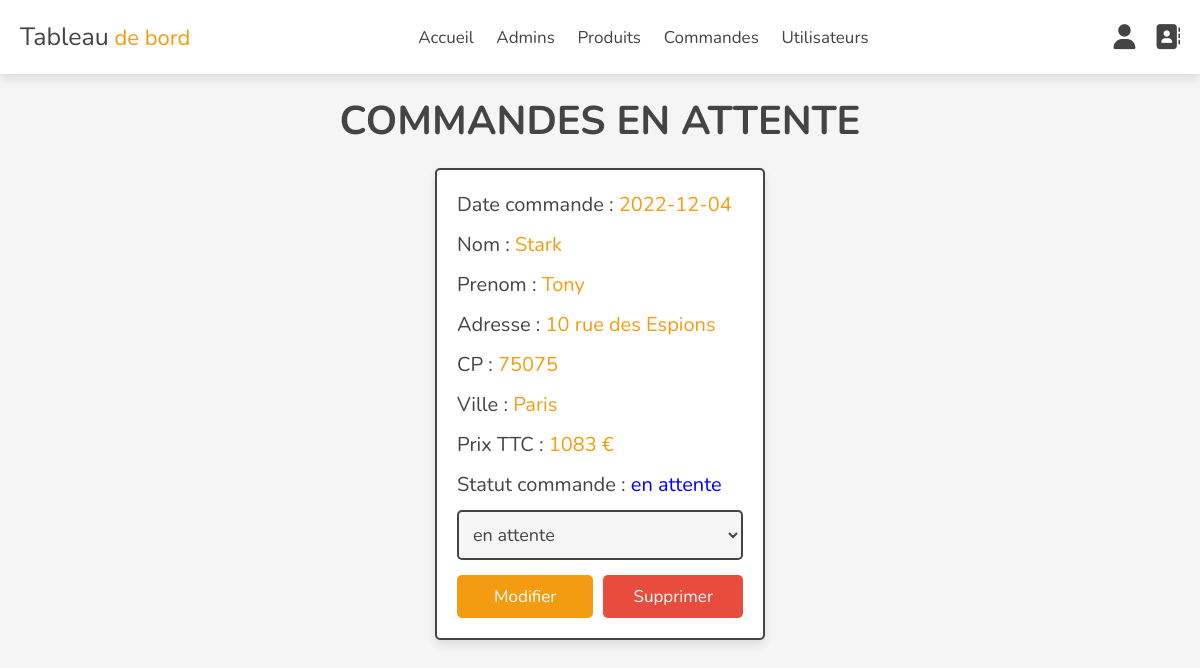
The page /admin/orders_attente.php (signed in) on the database its author committed.
### tables this page shows
CREATE TABLE `orders` (
  `id` int(100) NOT NULL,
  `user_id` int(100) NOT NULL,
  `nom` varchar(20) NOT NULL,
  `prenom` varchar(50) NOT NULL,
  `telephone` varchar(10) NOT NULL,
  `adresse` varchar(50) NOT NULL,
  `cp` varchar(50) NOT NULL,
  `ville` varchar(50) NOT NULL,
  `total_produits` varchar(1000) NOT NULL,
  `prixTTC` int(100) NOT NULL,
  `date_commande` date NOT NULL DEFAULT current_timestamp(),
  `statut_commande` varchar(20) NOT NULL DEFAULT 'en attente'
);

### admin/orders_attente.php (the view, shortened to what this page needs)
<?php
include '../components/connect.php';
?>
<!DOCTYPE html>
<html lang="en">
<head>
   <link rel="stylesheet" href="https://cdnjs.cloudflare.com/ajax/libs/font-awesome/6.1.1/css/all.min.css">
   <link rel="stylesheet" href="assets/css/admin_style.css">
</head>
<body>
   <?php include '../components/admin_header.php'; ?>
   <section class="orders">
      <h1 class="heading">Commandes en attente</h1>
      <div class="box-container">
         <?php
         $select_orders = $conn->prepare("SELECT * FROM `orders` WHERE statut_commande = ?");
         $select_orders->execute((['en attente']));
         if ($select_orders->rowCount() > 0) {
            while ($fetch_orders = $select_orders->fetch(PDO::FETCH_ASSOC)) {
         ?>
               <div class="box">
                  <p> Date commande : <span><?= $fetch_orders['date_commande']; ?></span> </p>
                  <p> Nom : <span><?= $fetch_orders['nom']; ?></span> </p>
                  <p> Prenom : <span><?= $fetch_orders['prenom']; ?></span> </p>
                  <p> Adresse : <span><?= $fetch_orders['adresse']; ?></span> </p>
                  <p> CP : <span><?= $fetch_orders['cp']; ?></span> </p>
                  <p> Ville : <span><?= $fetch_orders['ville']; ?></span> </p>
                  <p> Prix TTC : <span><?= $fetch_orders['prixTTC']; ?> €</span> </p>
                  <p> Statut commande :
                     <span style="color:<?php if ($fetch_orders['statut_commande'] == 'en attente') {
                                             echo 'blue';
                                          } elseif ($fetch_orders['statut_commande'] == 'terminee') {
                                             echo 'green';
                                          } elseif ($fetch_orders['statut_commande'] == 'retard') {
                                             echo 'violet';
                                          } elseif ($fetch_orders['statut_commande'] == 'annulee') {
                                             echo 'red';
                                          }; ?>"><?= $fetch_orders['statut_commande']; ?>
                     </span>
                  </p>
                  <form action="" method="post">
                     <select name="statut_commande" class="select">
                        <option selected disabled><?= $fetch_orders['statut_commande']; ?></option>
                     </select>
                     <div class="flex-btn">
                        <input type="submit" value="Modifier" class="option-btn" name="update_statut">
                        <a href="placed_orders.php?delete=<?= $fetch_orders['id']; ?>" class="delete-btn" onclick="return confirm('Supprimer cette commande ?');">Supprimer</a>
                     </div>
                  </form>
               </div>
         <?php
            }
         } else {
            echo '<p class="empty">Aucune commandes !</p>';
         }
         ?>
      </div>
   </section>
</body>
</html>

### admin/assets/css/admin_style.css (style rules this page uses)
:root { --main-color:#2980b9; --orange:#f39c12; --red:#e74c3c; --black:#444; --white:#fff; --light-color:#777; --light-bg:#f5f5f5; --border:.2rem solid var(--black); --box-shadow:0 .5rem 1rem rgba(0,0,0,.1); }
* { font-family: 'Nunito', sans-serif; margin:0; padding:0; box-sizing: border-box; outline: none; border:none; text-decoration: none; }
html { font-size: 62.5%; overflow-x: hidden; }
body { background-color: var(--light-bg); padding-bottom: 10rem; }
section { padding:2rem; max-width: 1200px; margin:0 auto; }
.heading { font-size: 4rem; color:var(--black); margin-bottom: 2rem; text-align: center; text-transform: uppercase; }
.btn, .delete-btn, .option-btn { display: block; width: 100%; margin-top: 1rem; border-radius: .5rem; padding:1rem 3rem; font-size: 1.7rem; color:var(--white); cursor: pointer; text-align: center; }
.option-btn { background-color: var(--orange); }
.delete-btn { background-color: var(--red); }
.flex-btn { display: flex; gap:1rem; }
.orders .box-container { display: grid; grid-template-columns: repeat(auto-fit, 33rem); gap:1.5rem; align-items: flex-start; justify-content: center; }
.orders .box-container .box { padding:2rem; padding-top: 1rem; border-radius: .5rem; border:var(--border); background-color: var(--white); box-shadow: var(--box-shadow); }
.orders .box-container .box p { line-height: 1.5; font-size: 2rem; color:var(--black); margin:1rem 0; }
.orders .box-container .box p span { color:var(--orange); }
.orders .box-container .select { margin-bottom: .5rem; width: 100%; background-color: var(--light-bg); padding:1rem; font-size: 1.8rem; color:var(--black); border-radius: .5rem; border:var(--border); }

### rows shown on the page
orders: date_commande "2022-12-04", nom "Stark", prenom "Tony", adresse "10 rue des Espions", cp "75075", ville "Paris", prixTTC "1083", statut_commande "en attente"
